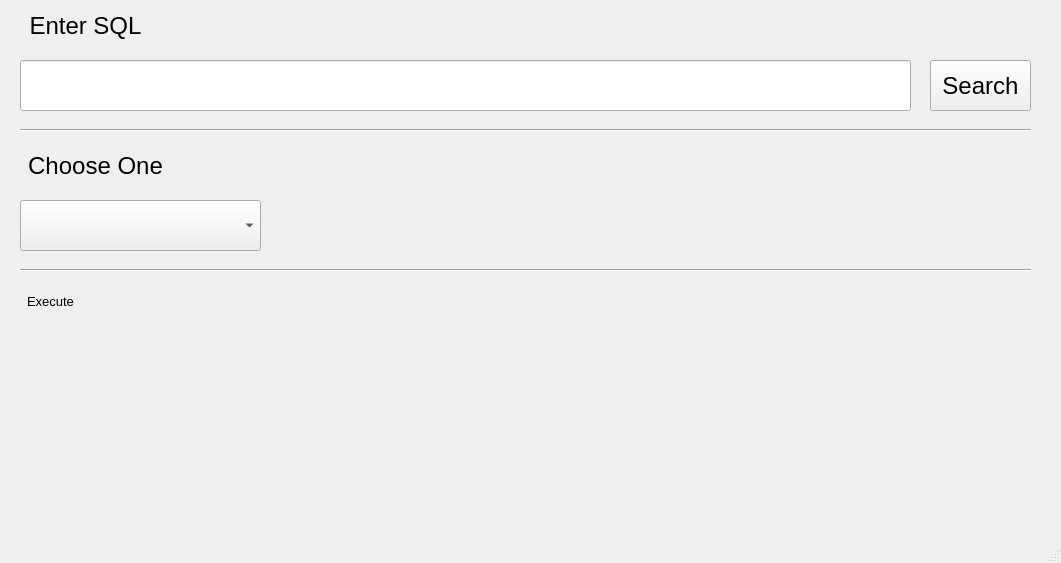
<?xml version="1.0" encoding="UTF-8"?>
<ui version="4.0">
 <class>MainWindow</class>
 <widget class="QMainWindow" name="MainWindow">
  <property name="geometry">
   <rect>
    <x>0</x>
    <y>0</y>
    <width>1061</width>
    <height>563</height>
   </rect>
  </property>
  <property name="windowTitle">
   <string>DBMS Final Project</string>
  </property>
  <widget class="QWidget" name="centralwidget">
   <widget class="QLabel" name="label_sql">
    <property name="geometry">
     <rect>
      <x>10</x>
      <y>10</y>
      <width>151</width>
      <height>31</height>
     </rect>
    </property>
    <property name="font">
     <font>
      <pointsize>18</pointsize>
     </font>
    </property>
    <property name="text">
     <string>Enter SQL</string>
    </property>
    <property name="alignment">
     <set>Qt::AlignCenter</set>
    </property>
   </widget>
   <widget class="QLineEdit" name="input_sql">
    <property name="geometry">
     <rect>
      <x>20</x>
      <y>60</y>
      <width>891</width>
      <height>51</height>
     </rect>
    </property>
    <property name="font">
     <font>
      <pointsize>10</pointsize>
     </font>
    </property>
   </widget>
   <widget class="QPushButton" name="btn_sql">
    <property name="geometry">
     <rect>
      <x>930</x>
      <y>60</y>
      <width>101</width>
      <height>51</height>
     </rect>
    </property>
    <property name="font">
     <font>
      <pointsize>18</pointsize>
     </font>
    </property>
    <property name="text">
     <string>Search</string>
    </property>
   </widget>
   <widget class="QComboBox" name="select_choose">
    <property name="geometry">
     <rect>
      <x>20</x>
      <y>200</y>
      <width>241</width>
      <height>51</height>
     </rect>
    </property>
    <item>
     <property name="text">
      <string/>
     </property>
    </item>
    <item>
     <property name="text">
      <string>SELECT-FROM-WHERE</string>
     </property>
    </item>
    <item>
     <property name="text">
      <string>DELETE</string>
     </property>
    </item>
    <item>
     <property name="text">
      <string>INSERT</string>
     </property>
    </item>
    <item>
     <property name="text">
      <string>UPDATE</string>
     </property>
    </item>
    <item>
     <property name="text">
      <string>IN</string>
     </property>
    </item>
    <item>
     <property name="text">
      <string>NOT IN</string>
     </property>
    </item>
    <item>
     <property name="text">
      <string>EXISTS</string>
     </property>
    </item>
    <item>
     <property name="text">
      <string>NOT EXISTS</string>
     </property>
    </item>
    <item>
     <property name="text">
      <string>COUNT</string>
     </property>
    </item>
    <item>
     <property name="text">
      <string>SUM</string>
     </property>
    </item>
    <item>
     <property name="text">
      <string>MAX</string>
     </property>
    </item>
    <item>
     <property name="text">
      <string>MIN</string>
     </property>
    </item>
    <item>
     <property name="text">
      <string>AVG</string>
     </property>
    </item>
    <item>
     <property name="text">
      <string>HAVING</string>
     </property>
    </item>
   </widget>
   <widget class="Line" name="line">
    <property name="geometry">
     <rect>
      <x>20</x>
      <y>120</y>
      <width>1011</width>
      <height>20</height>
     </rect>
    </property>
    <property name="orientation">
     <enum>Qt::Horizontal</enum>
    </property>
   </widget>
   <widget class="QLabel" name="label_choose">
    <property name="geometry">
     <rect>
      <x>20</x>
      <y>150</y>
      <width>151</width>
      <height>31</height>
     </rect>
    </property>
    <property name="font">
     <font>
      <pointsize>18</pointsize>
     </font>
    </property>
    <property name="text">
     <string>Choose One</string>
    </property>
    <property name="alignment">
     <set>Qt::AlignCenter</set>
    </property>
   </widget>
   <widget class="Line" name="line_2">
    <property name="geometry">
     <rect>
      <x>20</x>
      <y>260</y>
      <width>1011</width>
      <height>20</height>
     </rect>
    </property>
    <property name="orientation">
     <enum>Qt::Horizontal</enum>
    </property>
   </widget>
   <widget class="QLabel" name="label_exec">
    <property name="geometry">
     <rect>
      <x>27</x>
      <y>294</y>
      <width>1001</width>
      <height>211</height>
     </rect>
    </property>
    <property name="font">
     <font>
      <pointsize>10</pointsize>
     </font>
    </property>
    <property name="text">
     <string>Execute</string>
    </property>
    <property name="alignment">
     <set>Qt::AlignLeading|Qt::AlignLeft|Qt::AlignTop</set>
    </property>
   </widget>
  </widget>
  <widget class="QMenuBar" name="menubar">
   <property name="geometry">
    <rect>
     <x>0</x>
     <y>0</y>
     <width>1061</width>
     <height>25</height>
    </rect>
   </property>
  </widget>
  <widget class="QStatusBar" name="statusbar"/>
 </widget>
 <resources/>
 <connections/>
</ui>
